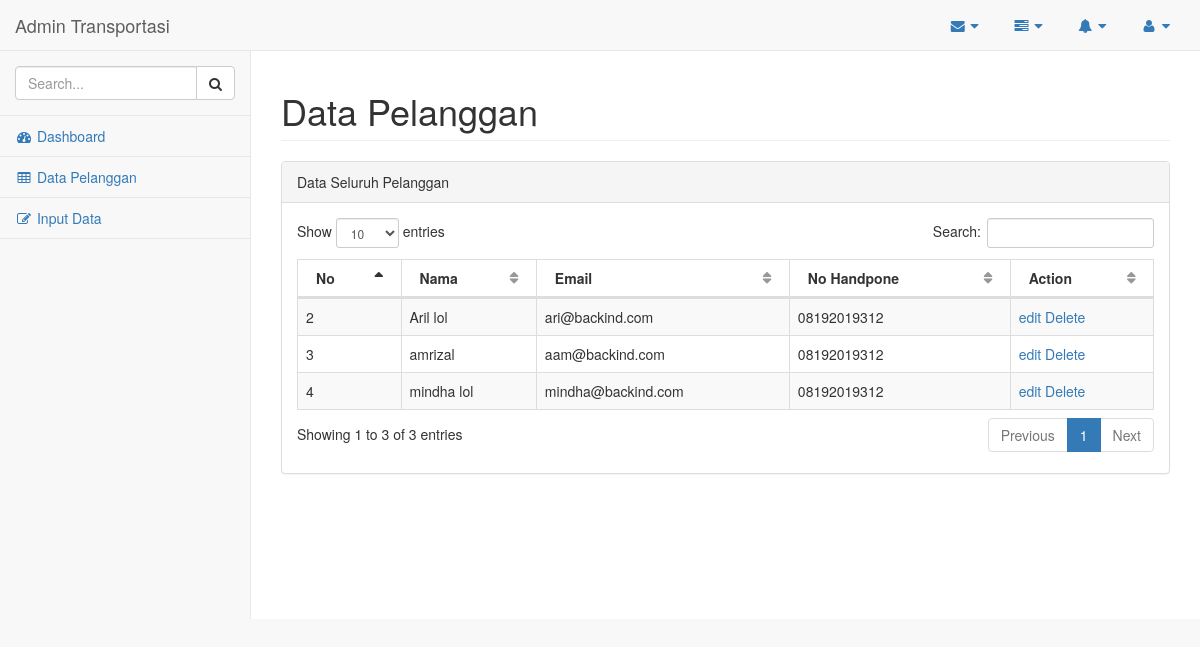
/index.php/transportasi/user, run on the app's committed database.
### tables this page shows
CREATE TABLE `user` (
  `id_user` int(20) NOT NULL AUTO_INCREMENT,
  `nama` varchar(30) DEFAULT NULL,
  `username` varchar(30) DEFAULT NULL,
  `password` varchar(50) DEFAULT NULL,
  `email` varchar(40) DEFAULT NULL,
  `role` varchar(10) DEFAULT NULL,
  `no_hp` varchar(20) DEFAULT NULL,
  PRIMARY KEY (`id_user`)
);

### application/controllers/transportasi/user.php (called while the page is built, shortened)
<?php
class user extends CI_Controller {
	public function index()
	{
		$data['data'] = $this->sistem_model->getalluser()->result();
		$this->load->view('transportasi/listuser',$data);
	}
}

### index.php (called while the page is built, shortened)
<?php
require_once BASEPATH.'core/CodeIgniter.php';

### application/helpers/assets_helper.php (called while the page is built, shortened)
<?php if ( ! defined('BASEPATH')) exit('No direct script access allowed');
if ( ! function_exists('transportasi'))
{
    function transportasi($var = '')
    {
        $landing= trim($var,"/");
        return base_url()."assets/transportasi/".$landing;
    }
}

### application/models/sistem_model.php (called while the page is built, shortened)
<?php if ( ! defined('BASEPATH')) exit('No direct script access allowed');
class Sistem_model extends CI_Model {
function getalluser()
    {
        $this->db->select("*");
        $this->db->from('user');
        $this->db->where('role','2');
        return $this->db->get();
    }
}

### application/views/transportasi/listuser.php (the view, shortened to what this page needs)
<!DOCTYPE html>
<html lang="en">
<head>
    <link href="<?= transportasi('vendor/bootstrap/css/bootstrap.min.css');?>" rel="stylesheet">
    <link href="<?= transportasi('vendor/metisMenu/metisMenu.min.css');?>" rel="stylesheet">
    <link href="<?= transportasi('vendor/datatables-plugins/dataTables.bootstrap.css');?>" rel="stylesheet">
    <link href="<?= transportasi('vendor/datatables-responsive/dataTables.responsive.css');?>" rel="stylesheet">
    <link href="<?= transportasi('dist/css/sb-admin-2.css');?>" rel="stylesheet">
    <link href="<?= transportasi('vendor/font-awesome/css/font-awesome.min.css');?>" rel="stylesheet" type="text/css">
</head>
<body>
    <div id="wrapper">
        <nav class="navbar navbar-default navbar-static-top" role="navigation" style="margin-bottom: 0">
            <div class="navbar-header">
                <a class="navbar-brand" href="dashboard">Admin Transportasi</a>
            </div>
            <ul class="nav navbar-top-links navbar-right">
                <li class="dropdown">
                    <a class="dropdown-toggle" data-toggle="dropdown" href="#">
                        <i class="fa fa-envelope fa-fw"></i> <i class="fa fa-caret-down"></i>
                    </a>
                </li>
                <li class="dropdown">
                    <a class="dropdown-toggle" data-toggle="dropdown" href="#">
                        <i class="fa fa-tasks fa-fw"></i> <i class="fa fa-caret-down"></i>
                    </a>
                </li>
                <li class="dropdown">
                    <a class="dropdown-toggle" data-toggle="dropdown" href="#">
                        <i class="fa fa-bell fa-fw"></i> <i class="fa fa-caret-down"></i>
                    </a>
                </li>
                <li class="dropdown">
                    <a class="dropdown-toggle" data-toggle="dropdown" href="#">
                        <i class="fa fa-user fa-fw"></i> <i class="fa fa-caret-down"></i>
                    </a>
                </li>
            </ul>
                        <div class="navbar-default sidebar" role="navigation">
                <div class="sidebar-nav navbar-collapse">
                    <ul class="nav" id="side-menu">
                        <li class="sidebar-search">
                            <div class="input-group custom-search-form">
                                <input type="text" class="form-control" placeholder="Search...">
                                <span class="input-group-btn">
                                <button class="btn btn-default" type="button">
                                    <i class="fa fa-search"></i>
                                </button>
                            </span>
                            </div>
                        </li>
                        <li>
                            <a href="<?php echo base_url();?>/index.php/transportasi/dashboard"><i class="fa fa-dashboard fa-fw"></i> Dashboard</a>
                        </li>
                        <li>
                            <a href="<?php echo base_url();?>/index.php/transportasi/user"><i class="fa fa-table fa-fw"></i> Data Pelanggan</a>
                        </li>
                        <li>
                            <a href="<?php echo base_url();?>/index.php/transportasi/input_data"><i class="fa fa-edit fa-fw"></i> Input Data</a>
                        </li>
                    </ul>
                </div>
            </div>
        </nav>
        <div id="page-wrapper">
            <div class="row">
                <div class="col-lg-12">
                    <h1 class="page-header">Data Pelanggan</h1>
                </div>
            </div>
            <div class="row">
                <div class="col-lg-12">
                    <div class="panel panel-default">
                        <div class="panel-heading">
                            Data Seluruh Pelanggan
                        </div>
                        <div class="panel-body">
                            <table width="100%" class="table table-striped table-bordered table-hover" id="dataTables-example">
                                <thead>
                                    <tr>
                                        <th>No</th>
                                        <th>Nama</th>
                                        <th>Email</th>
                                        <th>No Handpone</th>
                                        <th>Action</th>
                                    </tr>
                                </thead>
                                <tbody>
                                <?php
                                    foreach($data as $u){
                                ?>
                                    <tr class="odd gradeX">
                                        <td><?php echo $u->id_user ?></td>
                                        <td><?php echo $u->nama ?></td>
                                        <td><?php echo $u->email ?></td>
                                        <td><?php echo $u->no_hp ?></td>
                                        <td>
                                        <a href="<?php echo base_url();?>/index.php/transportasi/user/edit/<?php echo $u->id_user ?>">edit </a>
                                        <a href="<?php echo base_url();?>/index.php/transportasi/user/delete/<?php echo $u->id_user?>">Delete</a>
                                        </td>
                                    </tr>
                                <?php } ?>
                                </tbody>
                            </table>
                        </div>
                    </div>
                </div>
            </div>
        </div>
    </div>
</body>
</html>

### data on the page
user: id_user "2", nama "Aril lol", email "ari@backind.com", no_hp "08192019312"
user: id_user "3", nama "amrizal", email "aam@backind.com", no_hp "08192019312"
user: id_user "4", nama "mindha lol", email "mindha@backind.com", no_hp "08192019312"
